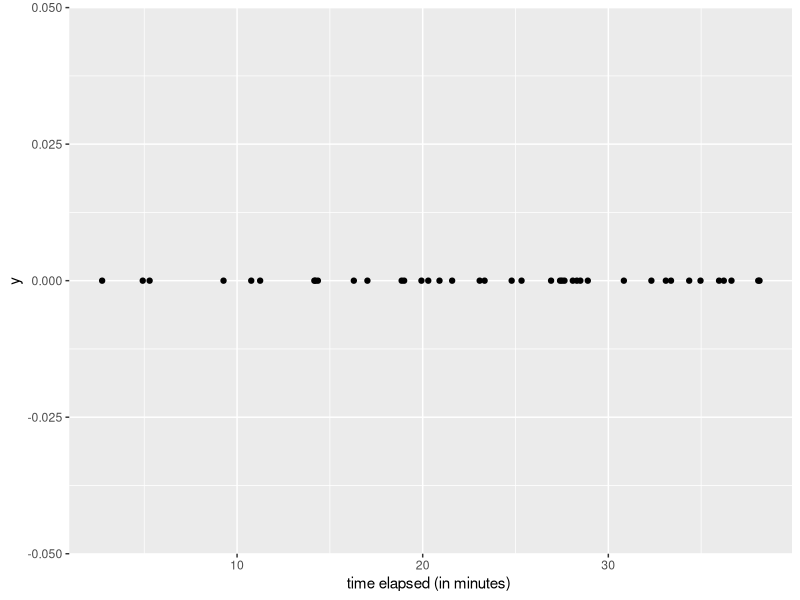

Source code (R):
## ---- chunk 1
knitr::opts_chunk$set(echo = TRUE, eval = FALSE)
library(tidyverse)               
## ---- chunk 2
#Set the random number seed for reproducibility. Pick a number, any number.
set.seed(11414)            

Pois_sim_1 <- tibble(
  interval = rexp(n = 40, rate = 1),
  time = cumsum(interval)
)

## ---- chunk 3

ggplot(data=Pois_sim_1, 
       mapping=aes(x = time, y = 0)) + 
  geom_point() +
  labs(x = "time elapsed (in minutes) ")+
  theme(#axis.line = element_line(colour = "black"),
        #panel.grid.major.x=element_blank(),
        #panel.grid.minor.x=element_blank(),
        #panel.background = element_blank(),
  )
## ---- chunk 4
set.seed(5115)

Pois_sim_10 <- expand_grid( 
    run = 1:10,
    i = 1:40
)
## ---- chunk 5

Pois_sim_10 <- Pois_sim_10 %>% 
               group_by(run) %>%   #for each run
                mutate(interval = rexp(n = 40, rate=1))
